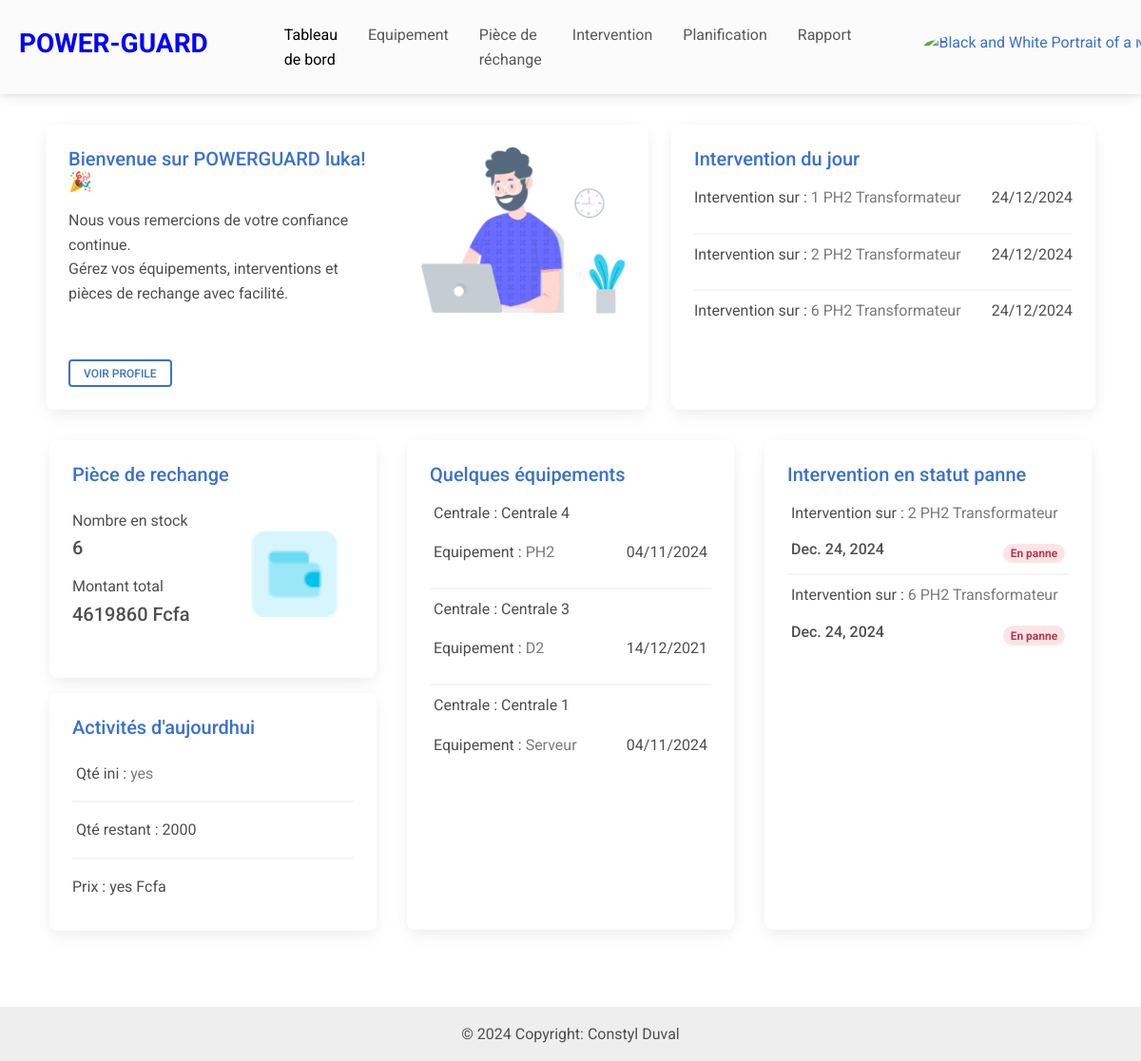
Page /accueil/ (signed in) on the committed database.
### eneo_pages/models.py (models this page shows, shortened)
class User(AbstractUser, PermissionsMixin):
    class Section(models.TextChoices):
        ADMIN = "ADMIN", 'Admin'
        DISJONCTEUR = "DISJONCTEUR", 'Disjoncteur'
        TRANSFORMATEUR = "TRANSFORMATEUR", 'Transformateur'
    section = models.CharField(max_length=50, choices=Section.choices, default=Section.ADMIN)
    objects = UserManager()

class Intervention(models.Model):
    STATUS = [
        ("En panne", "En panne"),
        ("Encours", "Encours de dépannage"),
        ("Rétablir", "Rétablir"),
    ]
    equipement = models.ForeignKey(Equipement, on_delete=models.CASCADE)
    date_intervention=models.DateField()
    date_defaillance=models.DateField()
    description = models.TextField(blank=True, null=True)
    tache_maintenance = models.TextField(blank=True, null=True)
    responsable = models.CharField(max_length=100, blank=True, null=True)
    status = models.CharField(max_length=100, choices=STATUS)
    coût = models.IntegerField()
    date_création=models.DateTimeField(auto_now_add=True)
    date_modification=models.DateTimeField(auto_now=True)
    def __str__(self):
        return "{} {}".format(self.id, self.equipement)

class Equipement(models.Model):
    TYPE_EQUIPE = [
        ("Disjoncteur", "Disjoncteur",),
        ("Transformateur", "Transformateur"),
    ]
    centrale = models.ForeignKey(Centrale, on_delete=models.CASCADE)
    nom = models.CharField(max_length=100)
    type_equipement = models.CharField(max_length=100, choices=TYPE_EQUIPE)
    modèle = models.CharField(max_length=100)
    marque = models.CharField(max_length=100)
    puissance = models.FloatField()
    fréquence = models.FloatField()
    date_installation = models.DateField()
    fonction = models.CharField(max_length=100, blank=True, null=True)
    emplacement_couplage = models.CharField(max_length=100, blank=True, null=True)
    regleur_en_chargeur = models.CharField(max_length=100, blank=True, null=True)
    mode_de_fonctionnement = models.CharField(max_length=100, blank=True, null=True)
    technique_de_coupure = models.CharField(max_length=100, blank=True, null=True)
    pouvoir_de_coupure = models.CharField(max_length=100, blank=True, null=True)
    pression_gaz_nombre_de_pôle  = models.CharField(max_length=100, blank=True, null=True)
    courant_nominal_en_service_continu = models.CharField(max_length=100, blank=True, null=True)
    numero_service = models.CharField(max_length=100, blank=True, null=True)
    tension_assigne = models.CharField(max_length=100, blank=True, null=True)
    pouvoir_de_coupure_nominal_court_circuit = models.CharField(max_length=100, blank=True, null=True)
    pouvoir_de_fermeture_nominal_court_circuit  = models.CharField(max_length=100, blank=True, null=True)
    date_création=models.DateTimeField(auto_now_add=True)
    date_modification=models.DateTimeField(auto_now=True)
    def __str__(self):
        return "{} {}".format(self.nom, self.type_equipement)

class Centrale(models.Model):
    nom=models.CharField(max_length=100)
    localisation = models.CharField(max_length=100)
    état = models.CharField(max_length=100)
    date_création=models.DateTimeField(auto_now_add=True)
    date_modification=models.DateTimeField(auto_now=True)
    def __str__(self):
        return self.nom

### eneo_pages/views.py (the view)
# urls.py: 2. Add a URL to urlpatterns:  path('', views.home, name='home')
@login_required
def home(request):
    User = get_user_model()  # Get the custom user model
    user = request.user  # Get the currently logged-in user
    today = timezone.now().date()
    if user.section == 'DISJONCTEUR':
        intervention_date = Intervention.objects.filter(equipement__type_equipement='Disjoncteur', date_intervention=today)
    elif user.section == 'TRANSFORMATEUR':
        intervention_date = Intervention.objects.filter(equipement__type_equipement='Transformateur', date_intervention=today)
    else:
        intervention_date = Intervention.objects.filter(date_intervention=today)
    if user.section == 'DISJONCTEUR':
        intervention_status = Intervention.objects.filter(equipement__type_equipement='Disjoncteur', status='En panne')
    elif user.section == 'TRANSFORMATEUR':
        intervention_status = Intervention.objects.filter(equipement__type_equipement='Transformateur', status='En panne')
    else:
        intervention_status = Intervention.objects.filter(status='En panne')
    pieces = Pièce.objects.all()  # Récupérer toutes les pièces
    total_pieces = pieces.count()  # Compter le nombre total de pièces
    total_montant = sum((piece.prix_unitaire * piece.quantité_disponible) for piece in pieces)  # Calculer le montant total des pièces Rubrique piece
    if user.section == 'DISJONCTEUR':
        liste_equipement = Equipement.objects.filter(type_equipement='Disjoncteur')
    elif user.section == 'TRANSFORMATEUR':
        liste_equipement = Equipement.objects.filter(type_equipement='Transformateur')
    else:
        liste_equipement = Equipement.objects.all()
    context = {
        "liste_equipement" : liste_equipement,
        "liste_intervention_date" : intervention_date,
        "liste_intervention_status" : intervention_status,
        "total_pieces": total_pieces,
        "total_montant": total_montant,
    }
    return render(request, "pages/home.html", context)

### eneo_pages/templates/pages/home.html
{% extends "../base/base.html" %}
{% load static %}
{% block body %}
<div class="mt-3 mb-5 px-5 py-3">
  <div class="row">
    <div class="col-xxl-8 col-lg-7 mb-3 order-0">
      <div class="card h-100">
        <div class="d-flex align-items-start">
          <div class="col-sm-7">
            <div class="card-body">
              <h5 class="card-title text-primary mb-3">Bienvenue sur POWERGUARD {{ request.user.username }}! 🎉</h5>
              <p class="mb-6">Nous vous remercions de votre confiance continue. <br>Gérez vos équipements, interventions et pièces de rechange avec facilité.</p>
              <a href="javascript:;" class="btn btn-sm btn-outline-primary">Voir profile</a>
            </div>
          </div>
          <div class="col-sm-5 text-center text-sm-left">
            <div class="card-body pb-0 px-0 px-md-6">
              <img src="{% static 'img/illustrations/man-with-laptop.png' %}" height="175" alt="View Badge User">
            </div>
          </div>
        </div>
      </div>
    </div>
    <div class="col-lg-5 col-md-12 mb-3">
      <div class="card h-100">
        <a href="" hx-get="" hx-target="#dialog" hx-swap="innerHTML" data-mdb-toggle="modal">
          <div class="card-body">
            <div class="d-flex justify-content-between align-items-center">
              <h5 class="card-title">Intervention du jour</h5>
            </div>
            <ul class="list-group list-group-small list-group-light">
              {% if liste_intervention_date %}
                {% for intervention in liste_intervention_date|slice:":3" %}
                <li class="list-group-item">
                  <div class="d-flex justify-content-between align-items-center">
                    <p>Intervention sur :<span class='text-muted'> {{intervention}}</span></p>
                    <p>{{intervention.date_intervention|date:"d/m/Y"}}</p>
                  </div>
                </li>
                {% endfor %}
                {% else %}
                <div class="text-center">
                  <img src="{% static 'img/empty.gif' %}" alt="" style="height: 100px; width: 100px;" srcset="">
                  <p colspan="9">Aucune intervention disponible.</p>
                </div>
              {% endif %}
            </ul>
          </div>
        </a>
      </div>
    </div>
  </div>
  <div class="row">
    <div class="col-12 col-md-6 col-lg-4 col-xl-4 py-3 px-3">
      <div class="row">
        <div class="col-lg-12 col-md-12 mb-3">
          <div class="card" style="height: 250px;">
            <div class="card-body">
              <h5 class="card-title text-primary mb-4">Pièce de rechange</h5>
              <div class="d-flex align-items-start">
                <div class="col-sm-7">
                  <p class="mb-1">Nombre en stock <br> <h5 class="mb-3">{{total_pieces}}</h5> </p>
                  <p class="mb-1">Montant total <br> <h5>{{total_montant}} Fcfa</h5> </p>
                </div>
                <div class="col-sm-5 text-center text-sm-left">
                  <div class="card-body pb-0 px-0 px-md-6 mb-3">
                    <img src="{% static 'img/icons/unicons/wallet-info.png' %}" height="90" alt="wallet info" class="rounded">
                  </div>
                </div>
              </div>
            </div>
          </div>
        </div>
        <div class="col-lg-12 col-md-12">
          <div class="card" style="height: 250px;">
            <a href="" hx-get="" hx-target="#dialog" hx-swap="innerHTML" data-mdb-toggle="modal">
              <div class="card-body">
                <div class="d-flex justify-content-between align-items-center">
                  <h5 class="card-title">Activités d'aujourdhui</h5>
                </div>
                <ul class="list-group list-group-light">
                  <li class="list-group-item px-1">Qté ini :<span class='text-muted'> yes</span></li>
                  <li class='list-group-item px-1'>Qté restant :<spanclass='text-muted'> 2000</span></li>
                  <li class='list-group-item px=1'>Prix :<spanclass='text-muted'> yes Fcfa</span></li>
                </ul>
              </div>
            </a>
          </div>
        </div>
      </div>
    </div>
    <div class="col-12 col-md-6 col-lg-4 col-xl-4 py-3 px-3">
      <div class="card" style="height: 515px;">
        <a href="" hx-get="" hx-target="#dialog" hx-swap="innerHTML" data-mdb-toggle="modal">
          <div class="card-body">
            <div class="d-flex justify-content-between align-items-center">
              <h5 class="card-title">Quelques équipements</h5>
            </div>
            <ul class="list-group list-group-small list-group-light">
              {% if liste_equipement %}
                {% for equipement in liste_equipement|slice:":5" %}
                <li class="list-group-item px-1">
                  <p>Centrale : {{equipement.centrale}}</p>
                  <div class="d-flex justify-content-between align-items-center">
                    <p>Equipement :<span class='text-muted'> {{equipement.nom}}</span></p>
                    <p>{{equipement.date_installation|date:"d/m/Y"}}</p>
                  </div>
                </li>
                {% endfor %}
                {% else %}
                <div class="text-center">
                  <img src="{% static 'img/empty.gif' %}" alt="" style="height: 100px; width: 100px;" srcset="">
                  <p colspan="9">Aucun equipement disponible.</p>
                </div>
              {% endif %}
            </ul>
          </div>
        </a>
      </div>
    </div>
    <div class="col-12 col-md-6 col-lg-4 col-xl-4 py-3 px-3">
      <div class="card" style="height: 515px;">
        <a href="" hx-get="" hx-target="#dialog" hx-swap="innerHTML" data-mdb-toggle="modal">
          <div class="card-body">
            <div class="d-flex justify-content-between align-items-center">
              <h5 class="card-title">Intervention en statut panne</h5>
            </div>
            <ul class="list-group list-group-small list-group-light">
              {% if liste_intervention_status %}
                {% for intervention in liste_intervention_status|slice:":5" %}
                <li class="list-group-item px-1">
                  <p>Intervention sur :<span class='text-muted'> {{intervention}}</span></p>
                  <div class="d-flex justify-content-between align-items-center">
                    <h6>{{intervention.date_intervention}}</h6>
                    <span class="badge rounded-pill {% if intervention.status == 'Encours' %}badge-warning{% elif intervention.status == 'Rétablir' %}badge-success{% elif intervention.status == 'En panne' %}badge-danger{% else %}badge-secondary{% endif %}">{{intervention.status}}</span>
                  </div>
                </li>
                {% endfor %}
                {% else %}
                <div class="text-center">
                  <img src="{% static 'img/empty.gif' %}" alt="" style="height: 100px; width: 100px;" srcset="">
                  <p colspan="9">Aucune intervention en panne.</p>
                </div>
              {% endif %}
            </ul>
          </div>
        </a>
      </div>
    </div>
  </div>
</div>
{% endblock %}

### eneo_pages/templates/base/base.html (style rules this page uses)
.card { transition: transform 0.3s; }

### rows in the picture
User: user.username "luka"
Intervention: id+equipement "1 PH2 Transformateur", date_intervention "24/12/2024"
Intervention: id+equipement "2 PH2 Transformateur", date_intervention "24/12/2024", date_intervention "Dec. 24, 2024", status "En panne"
Intervention: id+equipement "6 PH2 Transformateur", date_intervention "24/12/2024", date_intervention "Dec. 24, 2024", status "En panne"
Equipement: centrale "Centrale 4", nom "PH2", date_installation "04/11/2024"
Equipement: centrale "Centrale 3", nom "D2", date_installation "14/12/2021"
Equipement: centrale "Centrale 1", nom "Serveur", date_installation "04/11/2024"

### other values in the picture
{{ total_pieces }} "6"
{{ total_montant }} "4619860"
